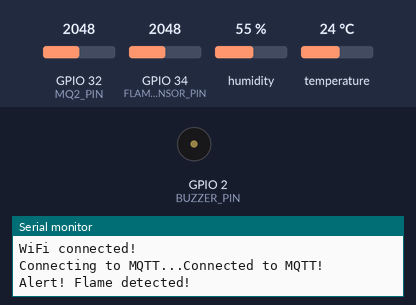
Bench run of a sketch on a simulated ESP32. Parts: buzzer (waves = sounding, pin HIGH), the last lines printed to the serial monitor. Inputs (shaded band) come from the test bench; at power-on: GPIO 32 (MQ2_PIN) = 2048, GPIO 34 (FLAME_SENSOR_PIN) = 2048, humidity 55 %, temperature 24 °C. WiFi joins after 1.5 s; servers stay silent unless stated; no radio packets arrive unless stated; no MQTT or app messages arrive unless stated.

Above: at 3.2 s.
3.3 s: GPIO 32 (MQ2_PIN) set to 2441
At 15.1 s:
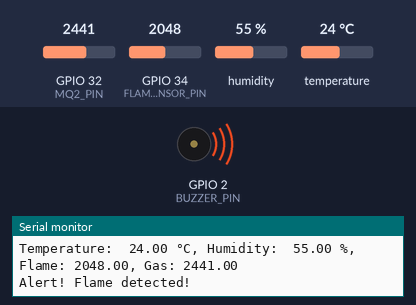
15.2 s: GPIO 32 (MQ2_PIN) set to 2528
Timing chart, 0 to 21.9 s (numbered marks = the images above; inputs shaded):
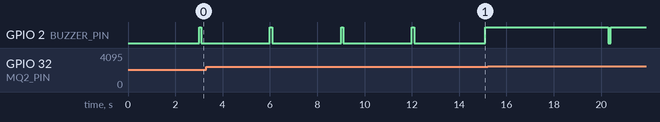

The sketch:

publisher.ino
```cpp
#include <SPI.h>
#include <LoRa.h>
#include <WiFi.h>
#include <PubSubClient.h>
#include "DHT.h"

// LoRa pins
#define SCK 5
#define MISO 19
#define MOSI 27
#define SS 18
#define RST 14
#define DIO0 26

// Sensor pins
#define FLAME_SENSOR_PIN 34
#define BUZZER_PIN 2
#define MQ2_PIN 32

// DHT configuration
#define DHTPIN 4
#define DHTTYPE DHT11
DHT dht(DHTPIN, DHTTYPE);

// Wi-Fi configuration
const char* ssid = "sou";
const char* password = "asma2001";

// MQTT configuration
const char* mqttServer = "broker.hivemq.com";
const int mqttPort = 1883;
const char* temp_topic = "iot/sensor/temperature";
const char* hum_topic = "iot/sensor/humidity";
const char* flam_topic = "iot/sensor/flamme";
const char* gaz_topic = "iot/sensor/gaz";

WiFiClient espClient;
PubSubClient client(espClient);

// Timers
unsigned long previousMQTTMillis = 0;
const long mqttInterval = 5000; // Publish MQTT data every 5 seconds
unsigned long previousLoRaMillis = 0;
const long loRaInterval = 5000; // Send LoRa data every 5 seconds

// Thresholds
const int FLAME_THRESHOLD = 600;  // Flame detection threshold (adjust based on your sensor)
const int MQ2_THRESHOLD = 2500;   // Gas detection threshold (adjust based on your sensor)

// Debounce settings
unsigned long lastFlameDetection = 0;
unsigned long flameDebounceDelay = 3000;  // 3 seconds debounce delay for flame detection

unsigned long lastGasDetection = 0;
unsigned long gasDebounceDelay = 3000;  // 3 seconds debounce delay for gas detection

void setup() {
  Serial.begin(115200);

  // Initialize SPI and LoRa
  SPI.begin(SCK, MISO, MOSI, SS);
  LoRa.setPins(SS, RST, DIO0);
  if (!LoRa.begin(433E6)) {
    Serial.println("Failed to start LoRa!");
    while (1);
  }
  Serial.println("LoRa initialized!");

  // Connect to Wi-Fi
  connectWiFi();

  // Initialize MQTT
  client.setServer(mqttServer, mqttPort);

  // Initialize DHT
  dht.begin();

  // Configure pins
  pinMode(BUZZER_PIN, OUTPUT);
  digitalWrite(BUZZER_PIN, LOW);
  pinMode(MQ2_PIN, INPUT);
  pinMode(FLAME_SENSOR_PIN, INPUT);
}

void loop() {
  if (!client.connected()) {
    reconnectMQTT();
  }
  client.loop();

  unsigned long currentMillis = millis();

  // Publish MQTT data every mqttInterval milliseconds
  if (currentMillis - previousMQTTMillis >= mqttInterval) {
    previousMQTTMillis = currentMillis;
    publishMQTTData();
  }

  // Send LoRa data every loRaInterval milliseconds
  if (currentMillis - previousLoRaMillis >= loRaInterval) {
    previousLoRaMillis = currentMillis;
    sendLoRaData();
  }

  // Check flame and gas levels
  checkFlameAndGas();
}

void connectWiFi() {
  Serial.println("Connecting to WiFi...");
  WiFi.begin(ssid, password);
  while (WiFi.status() != WL_CONNECTED) {
    delay(1000);
    Serial.print(".");
  }
  Serial.println("\nWiFi connected!");
}

void reconnectMQTT() {
  while (!client.connected()) {
    Serial.print("Connecting to MQTT...");
    if (client.connect("ESP32Publisher")) {
      Serial.println("Connected to MQTT!");
    } else {
      Serial.print("Failed, rc=");
      Serial.println(client.state());
      delay(2000);
    }
  }
}

void publishMQTTData() {
  float temperature = dht.readTemperature();
  float humidity = dht.readHumidity();
  int flameValue = analogRead(FLAME_SENSOR_PIN);
  int mq2Value = analogRead(MQ2_PIN);

  if (isnan(temperature) || isnan(humidity)) {
    Serial.println("Failed to read DHT sensor!");
    return;
  }

  char tempString[8], humString[8], flamString[8], gazString[8];
  dtostrf(temperature, 6, 2, tempString);
  dtostrf(humidity, 6, 2, humString);
  dtostrf(flameValue, 6, 2, flamString);
  dtostrf(mq2Value, 6, 2, gazString);

  client.publish(temp_topic, tempString);
  client.publish(hum_topic, humString);
  client.publish(flam_topic, flamString);
  client.publish(gaz_topic, gazString);

  Serial.println("MQTT Data Published:");
  Serial.printf("Temperature: %s °C, Humidity: %s %%, Flame: %s, Gas: %s\n", tempString, humString, flamString, gazString);
}

void sendLoRaData() {
  float temperature = dht.readTemperature();
  float humidity = dht.readHumidity();
  int flameValue = analogRead(FLAME_SENSOR_PIN);
  int mq2Value = analogRead(MQ2_PIN);

  if (isnan(temperature) || isnan(humidity)) {
    Serial.println("Failed to read DHT sensor for LoRa!");
    return;
  }

  char tempString[8], humString[8], flamString[8], gazString[8];
  dtostrf(temperature, 6, 2, tempString);
  dtostrf(humidity, 6, 2, humString);
  dtostrf(flameValue, 6, 2, flamString);
  dtostrf(mq2Value, 6, 2, gazString);

  LoRa.beginPacket();
  LoRa.print("Temp: ");
  LoRa.print(tempString);
  LoRa.print(" C, Hum: ");
  LoRa.print(humString);
  LoRa.print(" %, Flame: ");
  LoRa.print(flamString);
  LoRa.print(", Gas: ");
  LoRa.print(gazString);
  LoRa.endPacket();

  Serial.println("LoRa Data Sent:");
  Serial.printf("Temperature: %s °C, Humidity: %s %%, Flame: %s, Gas: %s\n", tempString, humString, flamString, gazString);
}

void checkFlameAndGas() {
  int flameValue = analogRead(FLAME_SENSOR_PIN);
  int mq2Value = analogRead(MQ2_PIN);
  unsigned long currentMillis = millis();

  // Condition for flame
  if (flameValue > 500 && currentMillis - lastFlameDetection > flameDebounceDelay) {
    Serial.println("Alert! Flame detected!");
    digitalWrite(BUZZER_PIN, HIGH); // Activate the buzzer
    delay(100);                    // Keep the buzzer active for 1 second
    digitalWrite(BUZZER_PIN, LOW);  // Deactivate the buzzer
    lastFlameDetection = currentMillis; // Update last flame detection time
  }

  // Condition for gas
  if (mq2Value > 2500 ) {
    Serial.println("Alert! High gas level detected!");
    digitalWrite(BUZZER_PIN, HIGH); // Activate the buzzer
    delay(1000);                    // Keep the buzzer active for 1 second
    digitalWrite(BUZZER_PIN, LOW);  // Deactivate the buzzer
    lastGasDetection = currentMillis; // Update last gas detection time
  }
}
```

Measured:
- by itself, GPIO 2 (BUZZER_PIN): alternates HIGH for 0.10 s and LOW for 2.9 s
